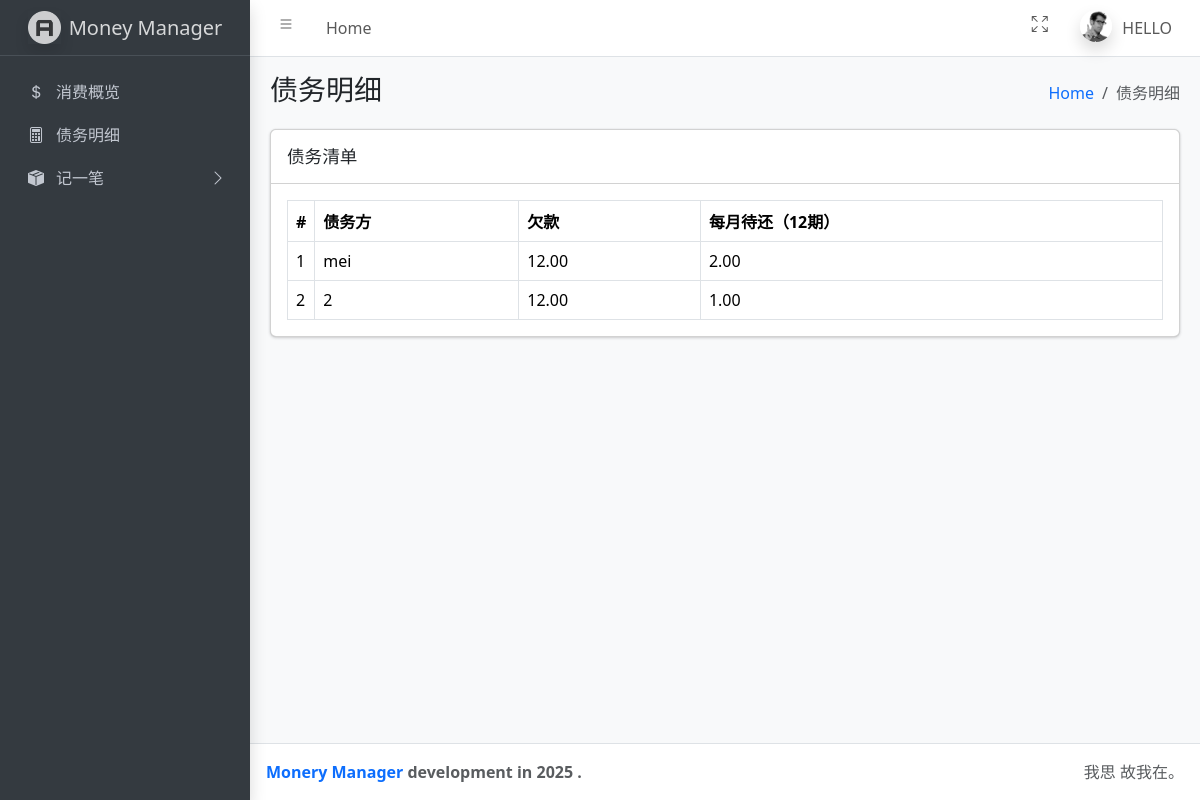
Page /debts/ (signed in) on the earlier database version.
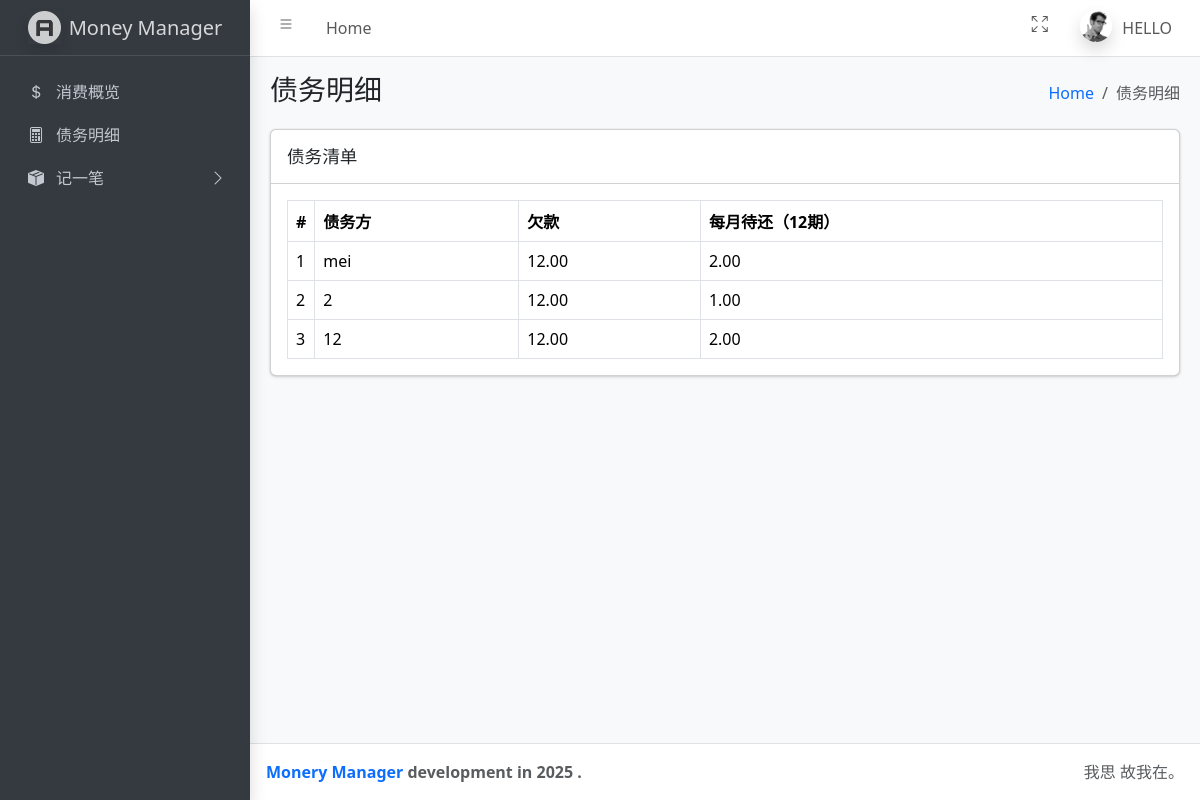
Same page on the later database version.
### rec/models.py (models this page shows, shortened)
class Loan(models.Model):
    name = models.TextField('债务名称')
    principal = models.DecimalField('借款总金额',max_digits=7, decimal_places=2)
    Tobepaid = models.DecimalField('每月待还',max_digits=7, decimal_places=2)

### rec/views.py (the view)
# urls.py: path('debts/',views.debts,name='debts'),
@login_required
def debts(request):
    liss = []
    lis = []
    f=0
    for i in Loan.objects.all():
        f=f+1
        lis.append(f)
        lis.append(i.name)
        lis.append(i.principal)
        lis.append(i.Tobepaid)
        liss.append(lis)
        lis = []
    dic1 = {'nobody':liss}
    return render(request, 'detailOfdebts.html',dic1)

### rec/templates/detailOfdebts.html
{% extends "index2.html" %}
{% block content %}
 <main class="app-main">
        <div class="app-content-header">
          <div class="container-fluid">
            <div class="row">
              <div class="col-sm-6"><h3 class="mb-0">债务明细</h3></div>
              <div class="col-sm-6">
                <ol class="breadcrumb float-sm-end">
                  <li class="breadcrumb-item"><a href="#">Home</a></li>
                  <li class="breadcrumb-item active" aria-current="page">债务明细</li>
                </ol>
              </div>
            </div>
          </div>
        </div>
        <div class="app-content">
          <div class="container-fluid">
            <div class="row">
              <div class="col-md-12">
                <div class="card mb-4">
                  <div class="card-header"><h3 class="card-title">债务清单</h3></div>
                  <div class="card-body">
                    <table class="table table-bordered">
                      <thead>
                        <tr>
                          <th style="width: 10px">#</th>
                          <th>债务方</th>
                          <th>欠款</th>
                            <th>每月待还（12期）</th>
                        </tr>
                      </thead>
                      <tbody>
                            {% for lists in nobody  %}
                            <tr class="align-middle">
                                {% for lis in lists  %}
                            <td>{{ lis }}</td>
                            {% endfor %}
                            </tr>
                            {%endfor%}
                      </tbody>
                    </table>
                  </div>
                </div>
              </div>
            </div>
          </div>
        </div>
      </main>
{% endblock %}

Differences in the rows shown:
added Loan: lists "12" "12.00" "2.00"
Other differences:
new list line: "3"
